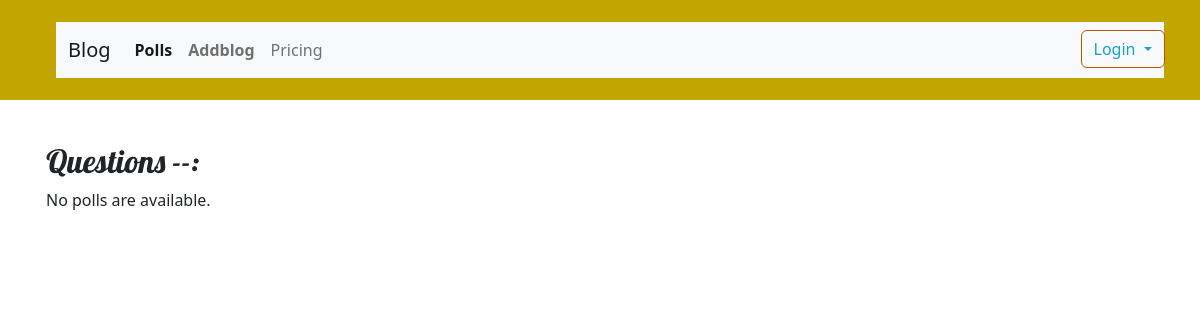
The app's page /mypolls/, older data.
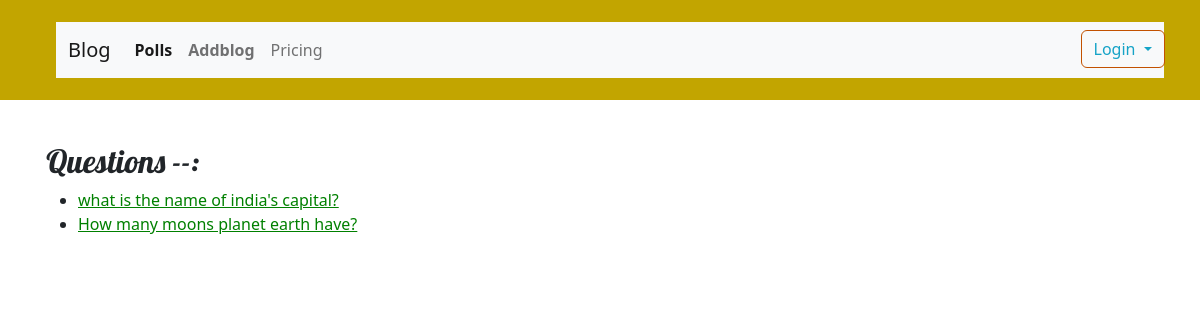
The same page, newer data.
### mypolls/models.py (models this page shows, shortened)
class Question(models.Model):
    question_text = models.CharField(max_length=200)
    pub_date = models.DateTimeField('date published')

### mypolls/views.py (the view)
# urls.py: path('', views.IndexView.as_view(), name='index'),
class IndexView(generic.ListView):
    template_name = 'polls/index.html'
    context_object_name = 'latest_question_list'
    def get_queryset(self):
        return Question.objects.filter(pub_date__lte=timezone.now()).order_by('-pub_date')[:5]

### mypolls/templates/polls/index.html
{% extends 'blog/base.html' %}
{% block content %}
{% load static %}
<link rel="stylesheet" href="{% static 'polls/style.css' %}">
<h2>Questions --:</h2>
{% if latest_question_list %}
    <ul>
    {% for question in latest_question_list %}
        <li><a href="{% url 'polls:detail' question.id %}">{{ question.question_text }}</a></li>
    {% endfor %}
    </ul>
{% else %}
    <p>No polls are available.</p>
{% endif %}
{% endblock %}

Row changes from the older to the newer data that the page shows:
added Question: question_text "what is the name of india's capital?"
added Question: question_text "How many moons planet earth have?"
Text that changed along with them:
text no longer shown: "No polls are available."
